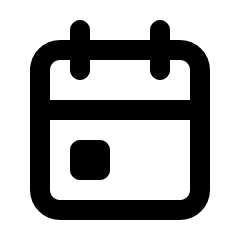
#> input picture utils/calendar.png, 240 x 240 px
$ python image_converter.py calendar.png 100
#> lines starting #> are read from the running program, lines starting #| are printed output that depends on the picture
from PIL import Image
import sys

ICON_COLOR = (255, 255, 255)
BG_COLOR   =  (0, 0, 0)

def main():
    if len(sys.argv) != 3:
        print("Usage: python3 convert.py <image.png> <size>")
        print("Example: python3 convert.py home_icon.png 24")
        sys.exit(1)

    input_file = sys.argv[1]
    size = int(sys.argv[2])
    output_file = input_file.rsplit(".", 1)[0] + ".h"
    array_name = input_file.rsplit(".", 1)[0].replace("-", "_")

    img = Image.open(input_file).convert("RGBA")
#> img is the input picture: PIL image 240x240 RGBA; mean R, G, B, A 0, 0, 0, 78.9
    img = img.resize((size, size), Image.LANCZOS)
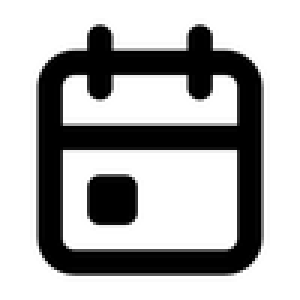
#> img: PIL image 100x100 RGBA (shown 3 times larger); mean R, G, B, A 0, 0, 0, 78.9; transparent parts drawn white

    pixels = []
    for y in range(size):
        for x in range(size):
            r, g, b, a = img.getpixel((x, y))

            br, bg, bb = BG_COLOR
            ir, ig, ib = ICON_COLOR
            alpha = a / 255.0
            fr = int(ir * alpha + br * (1 - alpha))
            fg = int(ig * alpha + bg * (1 - alpha))
            fb = int(ib * alpha + bb * (1 - alpha))

            rgb565 = ((fr & 0xF8) << 8) | ((fg & 0xFC) << 3) | (fb >> 3)
            pixels.append(rgb565)
#> after the loop, pixels = 10000 values, max 65535 at index 932, min 0 at index 0, mean 20279.7

    with open(output_file, "w") as f:
        f.write("#pragma once\n")
        f.write("#include <pgmspace.h>\n\n")
        f.write(f"#define {array_name.upper()}_WIDTH  {size}\n")
        f.write(f"#define {array_name.upper()}_HEIGHT {size}\n\n")
        f.write(f"const uint16_t {array_name}[] PROGMEM = {{\n  ")
        hex_values = [f"0x{p:04X}" for p in pixels]
#> hex_values = 10000 items, first 6: '0x0000', '0x0000', '0x0000', '0x0000', '0x0000', '0x0000'
        f.write(",\n  ".join(
            ", ".join(hex_values[i:i+12]) for i in range(0, len(hex_values), 12)
        ))
        f.write("\n};\n")

    print(f"Input:  {input_file} (resized to {size}x{size})")
    print(f"Output: {output_file}")
    print(f"Array:  {array_name}[{len(pixels)}] = {len(pixels)*2} bytes")
#| Array:  calendar[10000] = 20000 bytes

if __name__ == "__main__":
    main()

$ run again, on utils/home.png
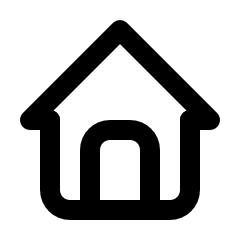
#> input picture utils/home.png, 240 x 240 px
#> in main, img is the input picture: PIL image 240x240 RGBA; mean R, G, B, A 0, 0, 0, 67.6
#> in main, `img = img.resize((size, size), Image.LANCZOS)`:
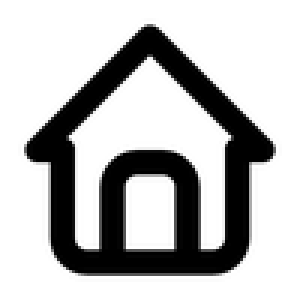
#> img: PIL image 100x100 RGBA (shown 3 times larger); mean R, G, B, A 0, 0, 0, 67.5; transparent parts drawn white
#> after the loop in main, `for y in range(size):`: pixels = 10000 values, max 65535 at index 948, min 0 at index 0, mean 17365.4
#> hex_values = 10000 items, first 6: '0x0000', '0x0000', '0x0000', '0x0000', '0x0000', '0x0000'
#| Array:  home[10000] = 20000 bytes

$ run again, on utils/media.png
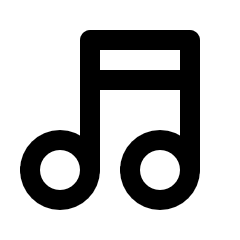
#> input picture utils/media.png, 240 x 240 px
#> in main, img is the input picture: PIL image 240x240 RGBA; mean R, G, B, A 0, 0, 0, 67.6
#> in main, `img = img.resize((size, size), Image.LANCZOS)`:
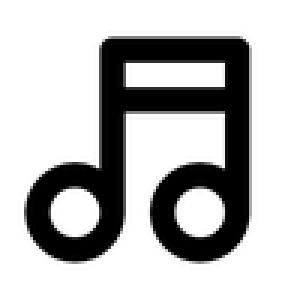
#> img: PIL image 100x100 RGBA (shown 3 times larger); mean R, G, B, A 0, 0, 0, 67.6; transparent parts drawn white
#> after the loop in main, `for y in range(size):`: pixels = 10000 values, max 65535 at index 1336, min 0 at index 0, mean 17376.8
#> hex_values = 10000 items, first 6: '0x0000', '0x0000', '0x0000', '0x0000', '0x0000', '0x0000'
#| Array:  media[10000] = 20000 bytes

$ run again, on utils/ram.png
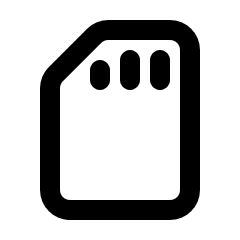
#> input picture utils/ram.png, 240 x 240 px
#> in main, img is the input picture: PIL image 240x240 RGBA; mean R, G, B, A 0, 0, 0, 60.1
#> in main, `img = img.resize((size, size), Image.LANCZOS)`:
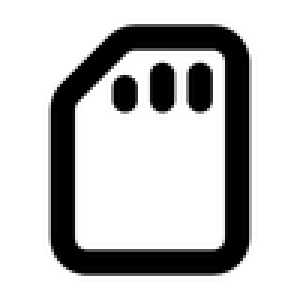
#> img: PIL image 100x100 RGBA (shown 3 times larger); mean R, G, B, A 0, 0, 0, 60.1; transparent parts drawn white
#> after the loop in main, `for y in range(size):`: pixels = 10000 values, max 65535 at index 942, min 0 at index 0, mean 15453
#> hex_values = 10000 items, first 6: '0x0000', '0x0000', '0x0000', '0x0000', '0x0000', '0x0000'
#| Array:  ram[10000] = 20000 bytes
